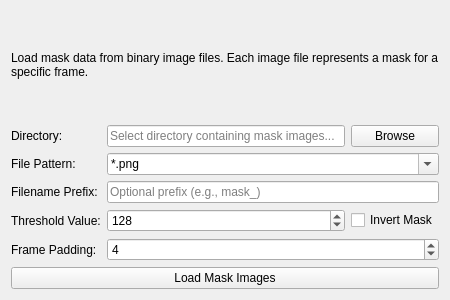
<?xml version="1.0" encoding="UTF-8"?>
<ui version="4.0">
 <class>ImageMaskImport_Widget</class>
 <widget class="QWidget" name="ImageMaskImport_Widget">
  <property name="geometry">
   <rect>
    <x>0</x>
    <y>0</y>
    <width>450</width>
    <height>300</height>
   </rect>
  </property>
  <property name="windowTitle">
   <string>Image Mask Import</string>
  </property>
  <layout class="QVBoxLayout" name="verticalLayout">
   <item>
    <widget class="QLabel" name="label_description">
     <property name="text">
      <string>Load mask data from binary image files. Each image file represents a mask for a specific frame.</string>
     </property>
     <property name="wordWrap">
      <bool>true</bool>
     </property>
    </widget>
   </item>
   <item>
    <layout class="QGridLayout" name="gridLayout">
     <item row="0" column="0">
      <widget class="QLabel" name="label_directory">
       <property name="text">
        <string>Directory:</string>
       </property>
      </widget>
     </item>
     <item row="0" column="1">
      <widget class="QLineEdit" name="directory_path_edit">
       <property name="placeholderText">
        <string>Select directory containing mask images...</string>
       </property>
      </widget>
     </item>
     <item row="0" column="2">
      <widget class="QPushButton" name="browse_directory_button">
       <property name="text">
        <string>Browse</string>
       </property>
      </widget>
     </item>
     <item row="1" column="0">
      <widget class="QLabel" name="label_file_pattern">
       <property name="text">
        <string>File Pattern:</string>
       </property>
      </widget>
     </item>
     <item row="1" column="1" colspan="2">
      <widget class="QComboBox" name="file_pattern_combo">
       <property name="editable">
        <bool>true</bool>
       </property>
       <item>
        <property name="text">
         <string>*.png</string>
        </property>
       </item>
       <item>
        <property name="text">
         <string>*.jpg</string>
        </property>
       </item>
       <item>
        <property name="text">
         <string>*.bmp</string>
        </property>
       </item>
       <item>
        <property name="text">
         <string>*.tiff</string>
        </property>
       </item>
       <item>
        <property name="text">
         <string>*.*</string>
        </property>
       </item>
      </widget>
     </item>
     <item row="2" column="0">
      <widget class="QLabel" name="label_filename_prefix">
       <property name="text">
        <string>Filename Prefix:</string>
       </property>
      </widget>
     </item>
     <item row="2" column="1" colspan="2">
      <widget class="QLineEdit" name="filename_prefix_edit">
       <property name="placeholderText">
        <string>Optional prefix (e.g., mask_)</string>
       </property>
      </widget>
     </item>
     <item row="3" column="0">
      <widget class="QLabel" name="label_threshold">
       <property name="text">
        <string>Threshold Value:</string>
       </property>
      </widget>
     </item>
     <item row="3" column="1">
      <widget class="QSpinBox" name="threshold_spinbox">
       <property name="toolTip">
        <string>Pixel intensity threshold (0-255). Pixels >= threshold are considered mask pixels.</string>
       </property>
       <property name="minimum">
        <number>0</number>
       </property>
       <property name="maximum">
        <number>255</number>
       </property>
       <property name="value">
        <number>128</number>
       </property>
      </widget>
     </item>
     <item row="3" column="2">
      <widget class="QCheckBox" name="invert_mask_checkbox">
       <property name="text">
        <string>Invert Mask</string>
       </property>
       <property name="toolTip">
        <string>If checked, pixels below threshold become mask pixels (black = mask).</string>
       </property>
      </widget>
     </item>
     <item row="4" column="0">
      <widget class="QLabel" name="label_padding">
       <property name="text">
        <string>Frame Padding:</string>
       </property>
      </widget>
     </item>
     <item row="4" column="1" colspan="2">
      <widget class="QSpinBox" name="frame_padding_spinbox">
       <property name="toolTip">
        <string>Expected number of digits for frame numbers (0 = no padding requirement).</string>
       </property>
       <property name="minimum">
        <number>0</number>
       </property>
       <property name="maximum">
        <number>10</number>
       </property>
       <property name="value">
        <number>4</number>
       </property>
      </widget>
     </item>
    </layout>
   </item>
   <item>
    <widget class="QPushButton" name="load_button">
     <property name="text">
      <string>Load Mask Images</string>
     </property>
    </widget>
   </item>
  </layout>
 </widget>
 <resources/>
 <connections/>
</ui>
